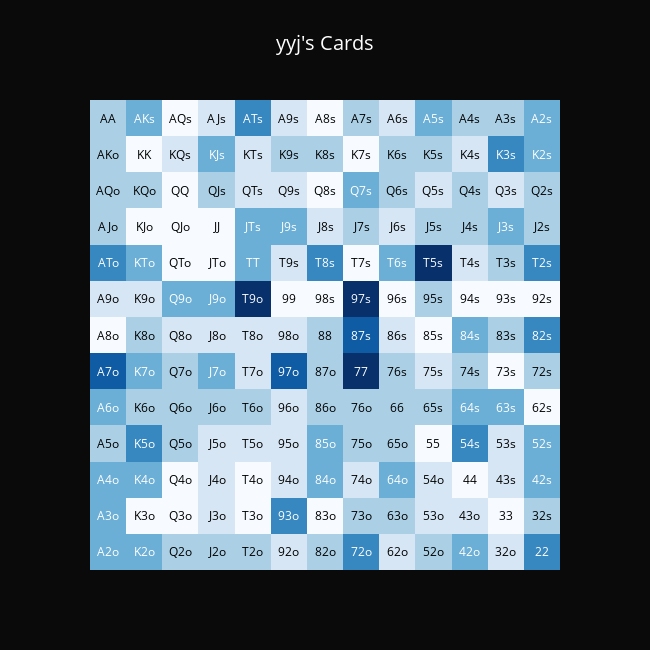
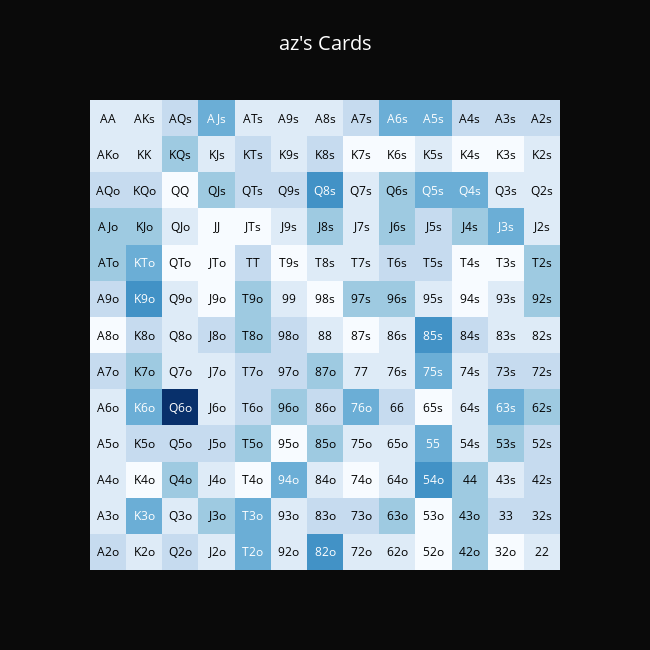
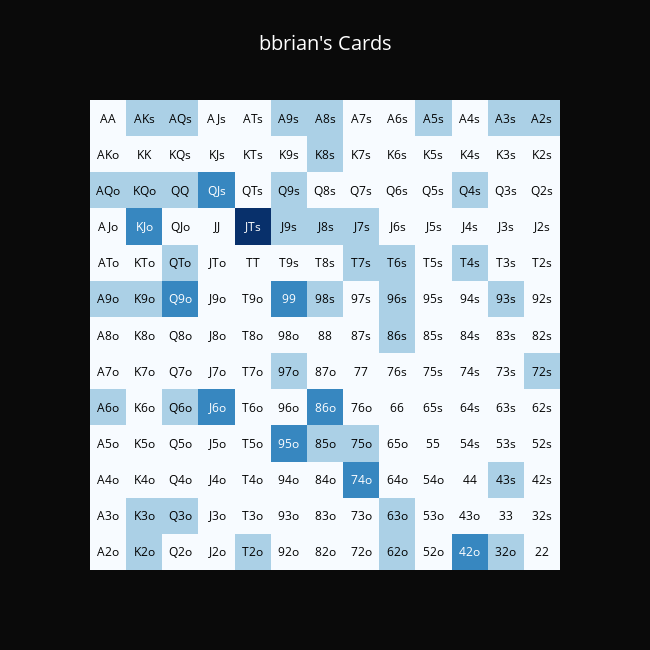
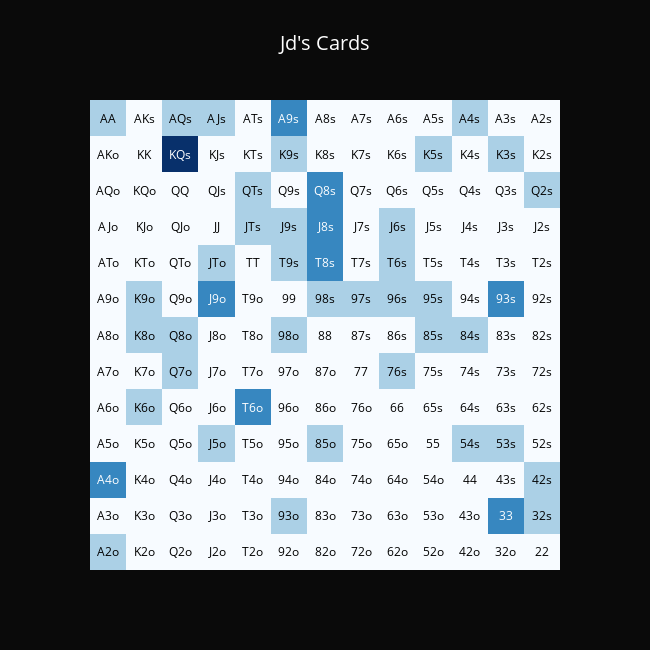

These figures' notebook cell, in order:
### Code cell
for player in player_hands:
	plot_range(player_hands[player], title=f"{player}'s Cards")
